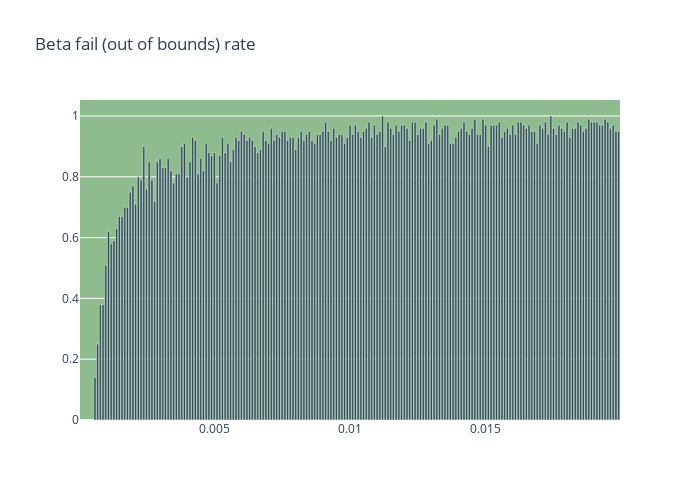

The cell this chart's notebook holds for it:
### Markdown cell above
Na tym wykresie nie widać jednak ile iteracji dla każdej wartości __beta__ nie osiągneło minimum. Wobec tego następny wykres przedstawia stosunek ilości nieudanych iteracji do wykonanych.

### Code cell
fail_rate = df.isna().sum()/num_iters

layout = go.Layout(width=700, height=500,
                title_text='Beta fail (out of bounds) rate',
                plot_bgcolor='DarkSeaGreen')
fig = go.Figure(data=[go.Bar(x=df.columns, y=fail_rate, marker_color='DarkSlateGrey')], layout=layout)
fig.show()

### Figure 1 — Plotly figure (JSON) as saved in the notebook; plotly's stock layout.template omitted (floating-point values rounded to 4 significant figures; data arrays with more than 128 entries replaced by an {"elided": "..."} marker saying what was removed)
{"data": [{"marker": {"color": "DarkSlateGrey"}, "type": "bar", "x": {"elided": "199 float values"}, "y": {"elided": "199 float values"}}], "layout": {"height": 500, "plot_bgcolor": "DarkSeaGreen", "title": {"text": "Beta fail (out of bounds) rate"}, "width": 700}}
